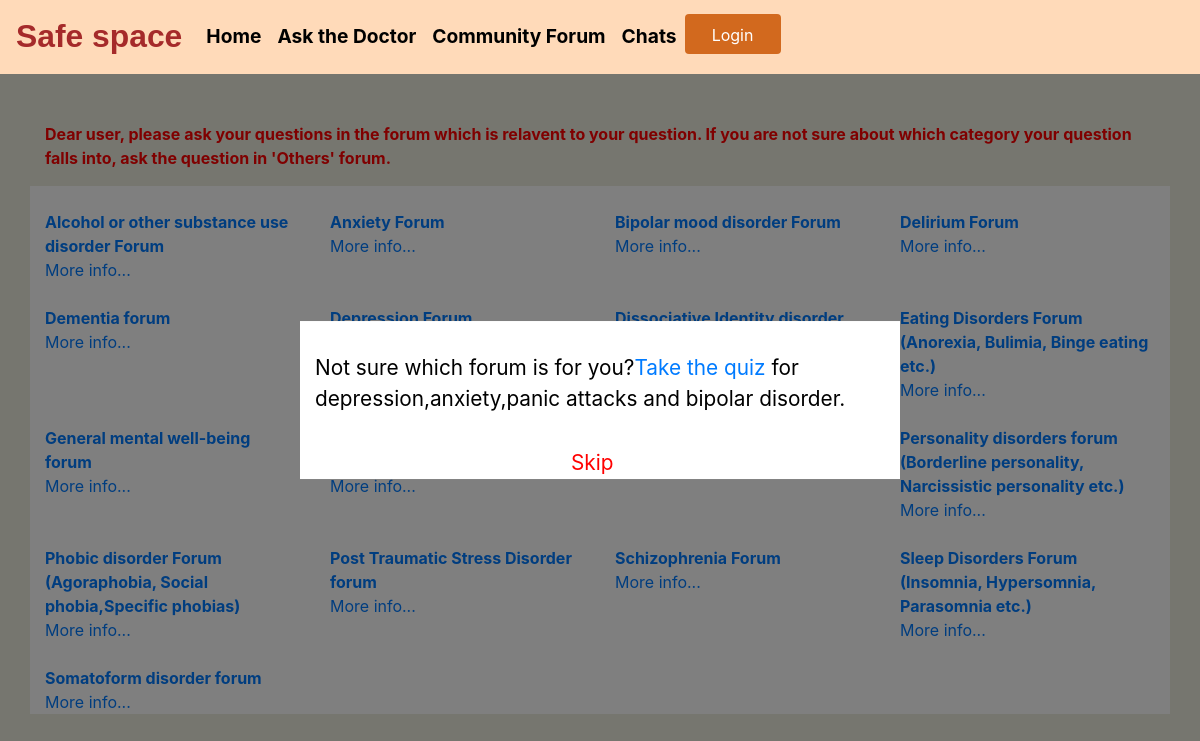
Screenshot of /community_forum/ with the database file from the repository.
### community_forum/models.py (models this page shows, shortened)
class Categories(models.Model):
	class Meta:
		verbose_name_plural="Categories"
	id=models.AutoField(primary_key=True,unique=True)
	category_name=models.CharField(max_length=200,blank=True)

### community_forum/views.py (the view)
# urls.py: path('',views.CategoryView.as_view()),
class CategoryView(View):
	def get(self, request, *args, **kwargs):
		categories=Categories.objects.order_by('category_name')
		context={
			'categories':categories
		}
		return render(request,'community_forum/categories.html',context)

### community_forum/templates/community_forum/categories.html (shortened to what this page needs)
{% block content %}
{% include 'Ask_the_doctor/base.html' %}
<div class="container">
	<p style="color:red;font-weight: bold;">Dear user, please ask your questions in the forum which is relavent to your question. If you are not sure about which category your question falls into, ask the question in 'Others' forum.</p>
</div>
<div class="container" style="background-color:white;">
	<div class="row">
		{% for category in categories%}
	    <div class="col-lg-3 col-md-3 col-sm-6 col-xs-6">
	    	<span style="font-weight: bolder;"><br><a href="/community_forum/{{category.category_name}}/">{{category.category_name|safe}}</a><br></span>
	    	<a href="/community_forum/{{category.id}}/info/">More info...</a><br>
	    </div>
	    {% endfor %}
	    <br>
	</div>
</div>
<div id="overlay">
	<div id="content">
		<div class="container">
			<div class="row">
				<div class="col-lg-12 col-md-12 col-xs-12">
					<br>
					Not sure which forum is for you?<a href="/community_forum/quiz/">Take the quiz</a> for depression,anxiety,panic attacks and bipolar disorder.
				</div>
				<div class="col-lg-12 col-md-12 col-xs-12 offset-lg-5">
					<br>
					<button style="background: none;border:none;color:red;" onclick="off()">Skip</button>
				</div>
			</div>
		</div>
	</div>
</div>
{% endblock %}

### community_forum/templates/community_forum/categories.html (style rules this page uses)
body { background-color: #EEEEE0; }
#overlay { position: fixed; display: none; width: 100%; height: 100%; top: 0; left: 0; right: 0; bottom: 0; background-color: rgba(0,0,0,0.5); z-index: 2; cursor: pointer; }
#content { background-color: white; position: absolute; top: 50%; left: 50%; font-size: 1.3rem; color: black; transform: translate(-50%,-50%); -ms-transform: translate(-50%,-50%); }

### rows the page displays
Categories: category_name "Alcohol or other substance use disorder Forum"
Categories: category_name "Anxiety Forum"
Categories: category_name "Bipolar mood disorder Forum"
Categories: category_name "Delirium Forum"
Categories: category_name "Dementia forum"
Categories: category_name "Depression Forum"
Categories: category_name "Dissociative Identity disorder…"
Categories: category_name "Eating Disorders Forum (Anorexia, Bulimia, Binge eating etc.)"
Categories: category_name "General mental well-being forum"
Categories: category_name "Personality disorders forum (Borderline personality, Narcissistic personality etc.)"
Categories: category_name "Phobic disorder Forum (Agoraphobia, Social phobia,Specific phobias)"
Categories: category_name "Post Traumatic Stress Disorder forum"
Categories: category_name "Schizophrenia Forum"
Categories: category_name "Sleep Disorders Forum (Insomnia, Hypersomnia, Parasomnia etc.)"
Categories: category_name "Somatoform disorder forum"
